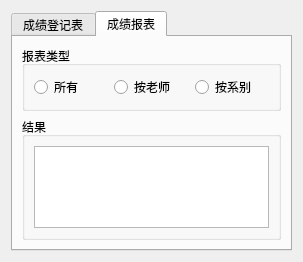
<?xml version="1.0" encoding="UTF-8"?>
<ui version="4.0">
 <class>StatisticUI</class>
 <widget class="QWidget" name="StatisticUI">
  <property name="geometry">
   <rect>
    <x>0</x>
    <y>0</y>
    <width>303</width>
    <height>262</height>
   </rect>
  </property>
  <property name="windowTitle">
   <string>Form</string>
  </property>
  <layout class="QVBoxLayout" name="verticalLayout">
   <item>
    <widget class="QTabWidget" name="tabWidget">
     <property name="currentIndex">
      <number>1</number>
     </property>
     <widget class="QWidget" name="tab">
      <attribute name="title">
       <string>成绩登记表</string>
      </attribute>
      <layout class="QVBoxLayout" name="verticalLayout_3">
       <item>
        <widget class="QGroupBox" name="groupBox">
         <property name="title">
          <string>登记表类型</string>
         </property>
         <layout class="QHBoxLayout" name="horizontalLayout">
          <item>
           <widget class="QRadioButton" name="radioButton">
            <property name="text">
             <string>所有</string>
            </property>
            <property name="checkable">
             <bool>true</bool>
            </property>
            <property name="checked">
             <bool>false</bool>
            </property>
           </widget>
          </item>
          <item>
           <widget class="QRadioButton" name="radioButton_2">
            <property name="text">
             <string>按老师</string>
            </property>
           </widget>
          </item>
          <item>
           <widget class="QRadioButton" name="radioButton_3">
            <property name="text">
             <string>按系别</string>
            </property>
           </widget>
          </item>
         </layout>
        </widget>
       </item>
       <item>
        <widget class="QGroupBox" name="groupBox_2">
         <property name="title">
          <string>结果</string>
         </property>
         <layout class="QVBoxLayout" name="verticalLayout_2">
          <item>
           <widget class="QTableWidget" name="t1_tableWidget"/>
          </item>
         </layout>
        </widget>
       </item>
      </layout>
     </widget>
     <widget class="QWidget" name="tab_2">
      <attribute name="title">
       <string>成绩报表</string>
      </attribute>
      <layout class="QVBoxLayout" name="verticalLayout_5">
       <item>
        <widget class="QGroupBox" name="groupBox_4">
         <property name="title">
          <string>报表类型</string>
         </property>
         <layout class="QHBoxLayout" name="horizontalLayout_2">
          <item>
           <widget class="QRadioButton" name="radioButton_4">
            <property name="text">
             <string>所有</string>
            </property>
            <property name="checkable">
             <bool>true</bool>
            </property>
            <property name="checked">
             <bool>false</bool>
            </property>
           </widget>
          </item>
          <item>
           <widget class="QRadioButton" name="radioButton_5">
            <property name="text">
             <string>按老师</string>
            </property>
           </widget>
          </item>
          <item>
           <widget class="QRadioButton" name="radioButton_6">
            <property name="text">
             <string>按系别</string>
            </property>
           </widget>
          </item>
         </layout>
        </widget>
       </item>
       <item>
        <widget class="QGroupBox" name="groupBox_3">
         <property name="title">
          <string>结果</string>
         </property>
         <layout class="QVBoxLayout" name="verticalLayout_4">
          <item>
           <widget class="QTableWidget" name="t2_tableWidget"/>
          </item>
         </layout>
        </widget>
       </item>
      </layout>
     </widget>
    </widget>
   </item>
  </layout>
 </widget>
 <resources/>
 <connections/>
</ui>
